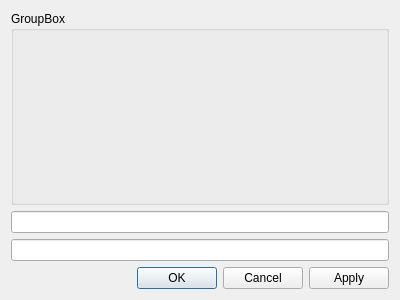
<?xml version="1.0" encoding="UTF-8"?>
<ui version="4.0">
 <class>GraphicsLineToolDialog</class>
 <widget class="QDialog" name="GraphicsLineToolDialog">
  <property name="geometry">
   <rect>
    <x>0</x>
    <y>0</y>
    <width>400</width>
    <height>300</height>
   </rect>
  </property>
  <property name="windowTitle">
   <string>Dialog</string>
  </property>
  <layout class="QGridLayout" name="gridLayout">
   <item row="3" column="0">
    <widget class="QDialogButtonBox" name="buttonBox">
     <property name="orientation">
      <enum>Qt::Horizontal</enum>
     </property>
     <property name="standardButtons">
      <set>QDialogButtonBox::Apply|QDialogButtonBox::Cancel|QDialogButtonBox::Ok</set>
     </property>
    </widget>
   </item>
   <item row="1" column="0">
    <widget class="QLineEdit" name="lineEdit"/>
   </item>
   <item row="2" column="0">
    <widget class="QLineEdit" name="lineEdit_2"/>
   </item>
   <item row="0" column="0">
    <widget class="QGroupBox" name="groupBox">
     <property name="title">
      <string>GroupBox</string>
     </property>
    </widget>
   </item>
  </layout>
 </widget>
 <resources/>
 <connections>
  <connection>
   <sender>buttonBox</sender>
   <signal>accepted()</signal>
   <receiver>GraphicsLineToolDialog</receiver>
   <slot>accept()</slot>
   <hints>
    <hint type="sourcelabel">
     <x>248</x>
     <y>254</y>
    </hint>
    <hint type="destinationlabel">
     <x>157</x>
     <y>274</y>
    </hint>
   </hints>
  </connection>
  <connection>
   <sender>buttonBox</sender>
   <signal>rejected()</signal>
   <receiver>GraphicsLineToolDialog</receiver>
   <slot>reject()</slot>
   <hints>
    <hint type="sourcelabel">
     <x>316</x>
     <y>260</y>
    </hint>
    <hint type="destinationlabel">
     <x>286</x>
     <y>274</y>
    </hint>
   </hints>
  </connection>
 </connections>
</ui>
